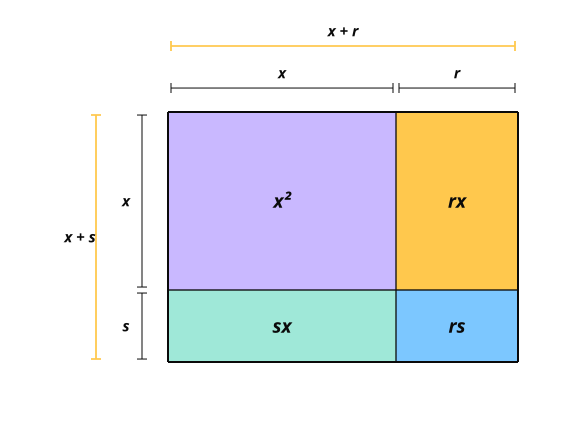

The script that drew this image:
"""9.2 Factoring x^2+bx+c. The area model read inside out.

The reverse of 9.1's figure, deliberately the same rectangle in the same four hero
fills so the two lessons read as one picture used in both directions. In 9.1 the
sides were given and the cells were the four products. Here the CELLS are given,
x squared, rx, sx and rs, the expansion's inside, and the two whole side lengths,
x plus r and x plus s, are picked out in gold brackets as the unknowns factoring
recovers. The expanded form is the inside of the rectangle, the factors are its
sides.

The one non-letter glyph is the superscript two in the x squared cell label. It
names the cell and can pre-solve nothing, since every problem's numbers live in
r and s.

Static, like 9.1's. The decomposition is the whole argument and there is no
sequence to perform. Current brand: ink outlines, flat hero fills, square corners,
Space Grotesk, lowercase labels.
"""
import sys, pathlib
sys.path.insert(0, str(pathlib.Path(__file__).resolve().parents[1]))
from manim import *
from manim_figs import Fig

INK = "#0a0a0a"
LAV = "#c9b8ff"
MINT = "#9fe8d8"
AMBER = "#ffc84d"
SKY = "#7cc7ff"

W, H = 580, 430
PPU = 50.0
FW, FH = W / PPU, H / PPU

f = Fig(width=W, frame_width=FW, frame_height=FH, aria=(
    "The area model read inside out. A rectangle is cut into four cells labelled "
    "with the parts of an expanded quadratic, x squared in the largest cell, the "
    "two cross terms r x and s x beside and below it, and r s in the smallest. "
    "The top side carries spans x and r, the left side spans x and s, and two "
    "gold brackets pick out the whole side lengths, x plus r along the top and "
    "x plus s down the left, the factors that factoring recovers from the inside."))


def sp(x, y):
    return f.sp(x, y)


X0, X1, XS = 168, 518, 396
Y0, Y1, YS = 112, 362, 290

cells = [
    (X0, Y0, XS, YS, LAV,  "x²"),
    (XS, Y0, X1, YS, AMBER, "rx"),
    (X0, YS, XS, Y1, MINT, "sx"),
    (XS, YS, X1, Y1, SKY,  "rs"),
]
for x0, y0, x1, y1, fill, name in cells:
    f.add(Polygon(sp(x0, y0), sp(x1, y0), sp(x1, y1), sp(x0, y1),
                  color=fill, fill_color=fill, fill_opacity=1, stroke_width=0))
    f.label(sp((x0 + x1) / 2, (y0 + y1) / 2), name, size=19, weight=700,
            color=INK, italic=True)

for p, q in (((X0, Y0), (X1, Y0)), ((X1, Y0), (X1, Y1)),
             ((X1, Y1), (X0, Y1)), ((X0, Y1), (X0, Y0))):
    f.add(Line(sp(*p), sp(*q), color=INK, stroke_width=4.0))
f.add(Line(sp(XS, Y0), sp(XS, Y1), color=INK, stroke_width=2.6))
f.add(Line(sp(X0, YS), sp(X1, YS), color=INK, stroke_width=2.6))


def brace(x0, x1, y, label, color=INK, width=2.0, size=15):
    f.add(Line(sp(x0 + 3, y), sp(x1 - 3, y), color=color, stroke_width=width))
    f.add(Line(sp(x0 + 3, y - 5), sp(x0 + 3, y + 5), color=color, stroke_width=width))
    f.add(Line(sp(x1 - 3, y - 5), sp(x1 - 3, y + 5), color=color, stroke_width=width))
    f.label(sp((x0 + x1) / 2, y - 15), label, size=size, weight=700, color=INK, italic=True)


def vbrace(y0, y1, x, label, color=INK, width=2.0, size=15):
    f.add(Line(sp(x, y0 + 3), sp(x, y1 - 3), color=color, stroke_width=width))
    f.add(Line(sp(x - 5, y0 + 3), sp(x + 5, y0 + 3), color=color, stroke_width=width))
    f.add(Line(sp(x - 5, y1 - 3), sp(x + 5, y1 - 3), color=color, stroke_width=width))
    f.label(sp(x - 16, (y0 + y1) / 2), label, size=size, weight=700, color=INK, italic=True)


# the sub-spans in ink, close to the rectangle
brace(X0, XS, 88, "x")
brace(XS, X1, 88, "r")
vbrace(Y0, YS, 142, "x")
vbrace(YS, Y1, 142, "s")

# the whole sides in gold, one step out, the two factors being recovered
brace(X0, X1, 46, "x + r", color=AMBER, width=3.6)
vbrace(Y0, Y1, 96, "x + s", color=AMBER, width=3.6)

print(f.write(str(pathlib.Path(__file__).parent / "fig_9_2.svg")))
